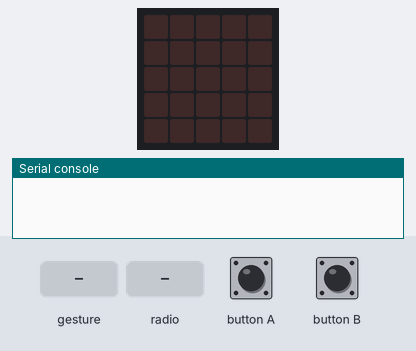
A program run on a simulated BBC micro:bit (MakeCode). On the bench: the board's 5×5 LED display, the last lines printed to the serial console. The test bench sets the inputs (shaded band). Random numbers come from a fixed seed; no radio messages arrive unless stated (any console line starting 'radio sent:' is added by the test bench); a tilt is held for 1.5 s and a shake lasts 1 s, then the board lies face up again; the 48×5 strip is a reading aid, not a part: it shows the text the display is scrolling, unrolled, one strip-width of it at a time.

Above: at 1.2 s.
1.3 s: gesture 'shake'
At 2.6 s:
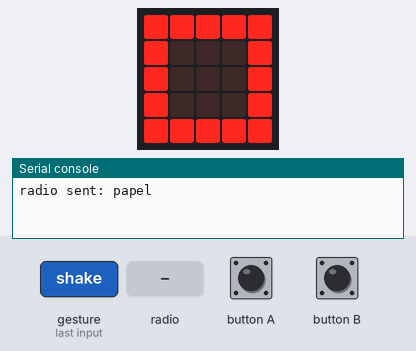
3.0 s: radio message "papel" arrives
At 3.6 s:
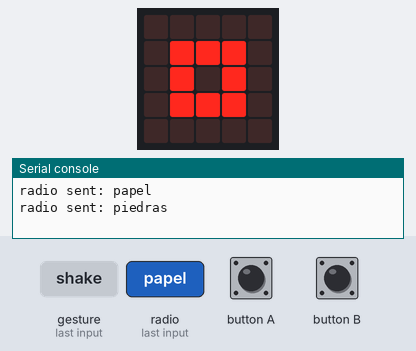
6.0 s: gesture 'shake'
9.0 s: gesture 'shake'
At 11.1 s:
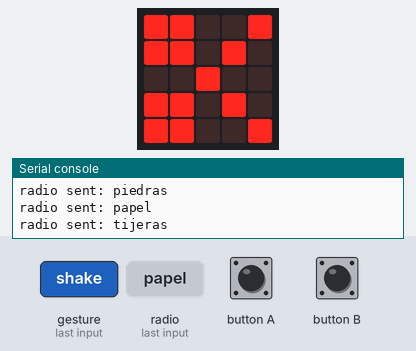

Measured:
- after the input at 1.3 s, the display: changes after 0.20 s (image 1)
- after the input at 3.0 s, the display: changes at once (image 2)
- what the display in image 2 shows lasts 0.8 s, from 3.0 s to 3.8 s
- what the display in image 3 shows lasts 0.6 s, from 10.7 s to 11.3 s

The program:

main.ts
```typescript
input.onButtonPressed(Button.A, function () {
    tool = 0
})
input.onGesture(Gesture.Shake, function () {
    tool = randint(0, 2)
    if (tool == 0) {
        radio.sendString("papel")
        basic.showIcon(IconNames.Square)
    } else if (tool == 1) {
        radio.sendString("tijeras")
        basic.showIcon(IconNames.Scissors)
    } else {
        radio.sendString("piedras")
        basic.showIcon(IconNames.SmallSquare)
        if (piedra == piedra) {
            basic.pause(200)
            basic.showString("empate")
        }
        if (papel == piedra) {
            basic.pause(200)
            basic.showString("has ganado")
        }
        if (tijera == papel) {
            basic.pause(200)
            basic.showString("has ganado")
        }
        if (tijera == piedra) {
            basic.pause(200)
            basic.showString("has perdido")
        }
        if (piedra == tijera) {
            basic.pause(200)
            basic.showString("has ganado")
        }
    }
})
radio.onReceivedString(function (receivedString) {
    tool = randint(0, 2)
    if (tool == 0) {
        radio.sendString("papel")
        basic.showIcon(IconNames.Square)
    } else if (tool == 1) {
        radio.sendString("tijeras")
        basic.showIcon(IconNames.Scissors)
    } else {
        radio.sendString("piedras")
        basic.showIcon(IconNames.SmallSquare)
        if (piedra == piedra) {
            basic.pause(200)
            basic.showString("empate")
        }
        if (papel == piedra) {
            basic.pause(200)
            basic.showString("has ganado")
        }
        if (tijera == papel) {
            basic.pause(200)
            basic.showString("has ganado")
        }
        if (tijera == piedra) {
            basic.pause(200)
            basic.showString("has perdido")
        }
        if (piedra == tijera) {
            basic.pause(200)
            basic.showString("has ganado")
        }
    }
})
input.onButtonPressed(Button.B, function () {
    tool = 1
})
let tijera = 0
let papel = 0
let piedra = 0
let tool = 0
radio.setGroup(69)
```

test.ts
```typescript
// aquí va el archivo "tests"; esto no se compilará cuando este paquete se utilice como una extensión.
```
